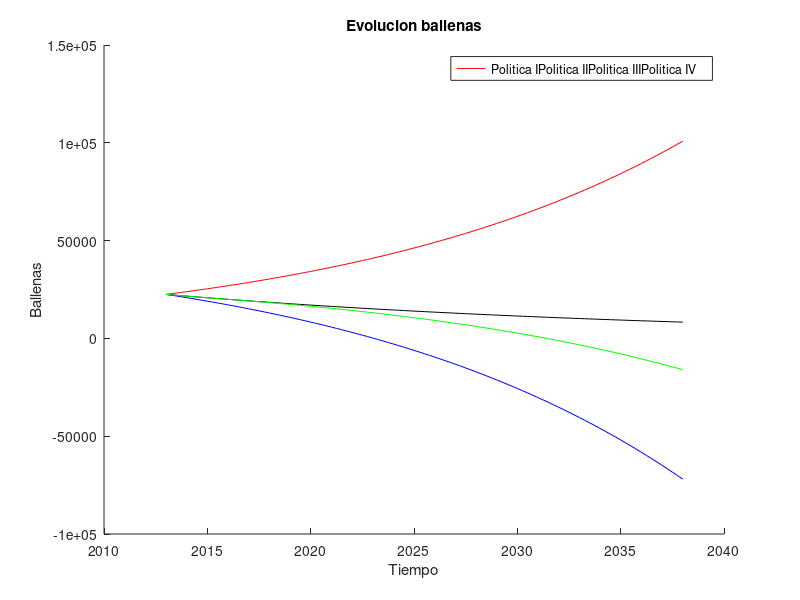

The MATLAB script that drew this image:
% Practica de las ballenas

% Tenemos dos vectores, vector tiempo (t) y vector poblacion (p)
% 1. Construyamos el vector ttiempo (t) de manera recursiva
inct=0.25;
n=25/inct;
t(1)=2013;
for i=1:n
    t(i+1)=t(i)+inct
end
% 2. Construyamos el vector poblacion (p)
% El vector p dependera de la politaca de pesca utilizada
% En todos los casos la t.natalidad y t.mortalidad son iguales

N=2485/22500; % T.Natalidad
Mn=1125/22500; % T.Mortalidad

% Calculamos la poblacion de ballenas
% Politica I (pescar 0 ballenas en todos los instantes)
P1(1)=22500;
for i=1:n
    Mp(i)=0;
    P1(i+1)=P1(i)+((N-Mn)*P1(i)-Mp(i))*inct
end
% Politica II (pescar 3000 ejemplares)
P2(1)=22500;
for i=1:n
    Mp(i)=3000;
    P2(i+1)=P2(i)+((N-Mn)*P2(i)-Mp(i))*inct
end
% Politica III (pescar 10% de los ejemplares existentes)
P3(1)=22500;
for i=1:n
    Mp(i)=0.1*P3(i);
    P3(i+1)=P3(i)+((N-Mn)*P3(i)-Mp(i))*inct
end
% Politica IV (Maximo entre el 10% y 2000 de los ejemplares)
P4(1)=22500;
for i=1:n
    Mp(i)=max(0.1*P4(i),2000);
    P4(i+1)=P4(i)+((N-Mn)*P4(i)-Mp(i))*inct
end
hold on % todas la graficas aparecen en la misma figura
    a1 = plot(t,P1, 'r'); p1 = "Politica I";
    a2 = plot(t,P2, 'b'); p2 = "Politica II";
    a3 = plot(t,P3, 'k'); p3 = "Politica III";
    a4 = plot(t,P4, 'g'); p4 = "Politica IV";
    legend([a1,a2,a3,a4], [p1,p2,p3,p4]);
    title('Evolucion ballenas')
    xlabel('Tiempo')
    ylabel('Ballenas')
hold off

